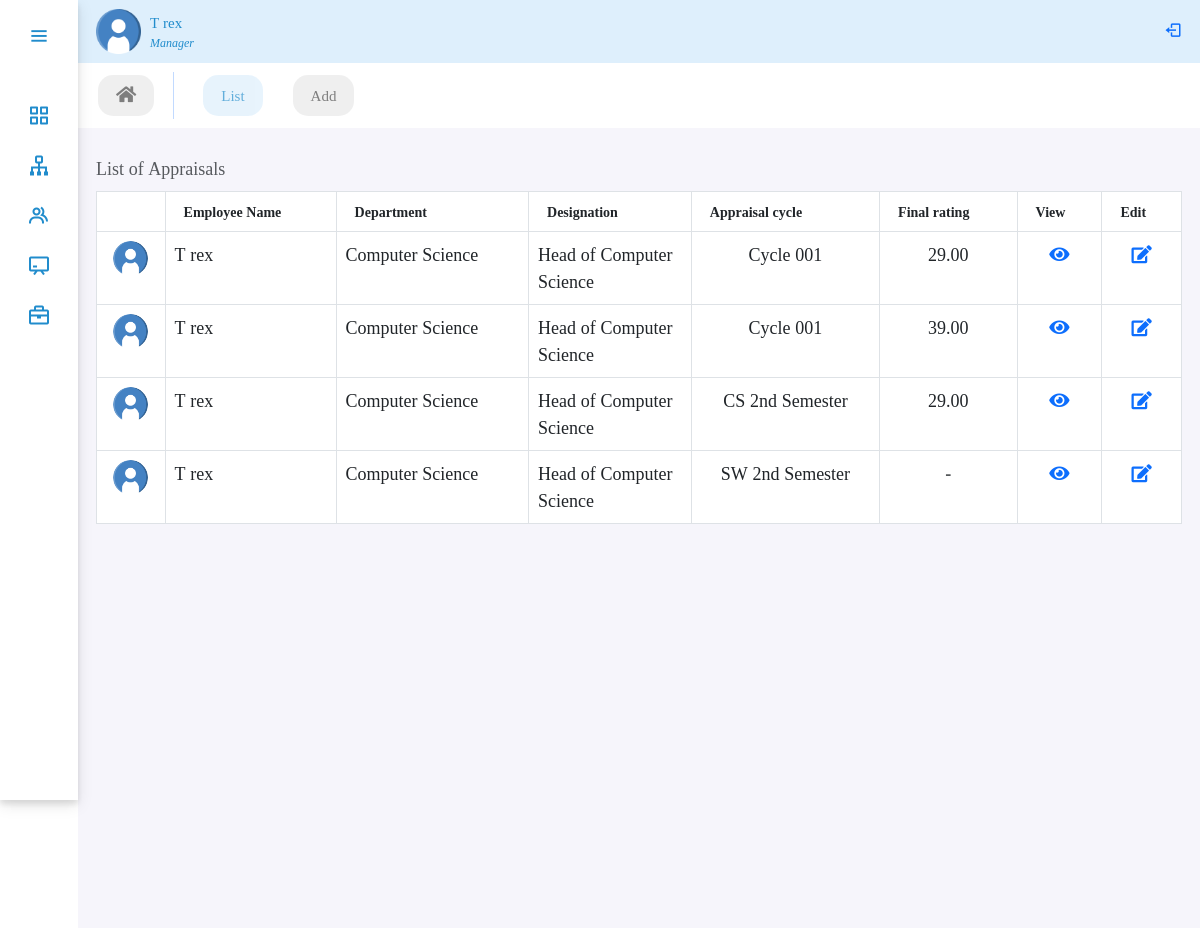
Page /panel/appraisal (signed in) on the committed database.
### performance/models.py (models this page shows, shortened)
class CustomUser(AbstractBaseUser, PermissionsMixin):
    user_id = models.CharField(max_length=10, unique=True)
    first_name = models.CharField(max_length=30)
    last_name = models.CharField(max_length=30)
    is_active = models.BooleanField(default=True)
    is_manager = models.BooleanField(default=False)
    is_employee = models.BooleanField(default=False)
    is_admin = models.BooleanField(default=False)
    is_staff = models.BooleanField(default=False)
    is_superuser = models.BooleanField(default=False)
    objects = UserManager()
    USERNAME_FIELD = 'user_id'
    REQUIRED_FIELDS = ['first_name', 'last_name']
    class Meta:
        permissions = [
            ("view_manager_pages", "Can view manager pages"),
            ("view_employee_pages", "Can view employee pages"),
        ]

class Appraisal(models.Model):
    employee = models.ForeignKey(
        Employee, on_delete=models.SET_NULL, null=True, blank=True)
    department = models.ForeignKey(
        Department, on_delete=models.SET_NULL, null=True, blank=True)
    designation = models.ForeignKey(
        Designation, on_delete=models.SET_NULL, null=True, blank=True)
    appraisal_cycle = models.CharField(
        max_length=100, null=True)  # appraisal_name
    competencies = models.ManyToManyField(Competency)
    questions = models.ManyToManyField(Question)
    potential = models.ForeignKey(
        Matrix, on_delete=models.SET_NULL, null=True)
    description = models.TextField(blank=True, null=True)
    evaluators = models.ManyToManyField(Employee, related_name='evaluators')
    colleagues = models.ManyToManyField(Employee, related_name='colleagues')
    others = models.CharField(max_length=100, blank=True, null=True)
    start_from = models.DateTimeField(auto_now_add=True, null=True)
    to = models.DateTimeField(null=True)
    due_date = models.DateTimeField(null=True)
    STATUS_CHOICES = (
        ('P', 'Pending'),
        ('IP', 'In Progress'),
        ('C', 'Completed'),
    )
    appraisal_Status = models.CharField(
        max_length=50, choices=STATUS_CHOICES, null=True)
    final_rating = models.DecimalField(
        max_digits=10, decimal_places=2, null=True)  # potential assessment

class Employee(models.Model):
    user = models.OneToOneField(
        CustomUser, on_delete=models.CASCADE, null=True, blank=True, related_name='user')
    GENDER_CHOICES = (
        ('M', 'Male'),
        ('F', 'Female'),
    )
    MARITAL_STATUS_CHOICES = (
        ('S', 'Single'),
        ('M', 'Married'),
        ('D', 'Divorced'),
        ('W', 'Widowed'),
    )
    EMPLOYMENT_TYPE_CHOICES = (
        ('fulltime_permanent', 'Fulltime Permanent'),
        ('fulltime_probation', 'Fulltime Probation'),
        ('part_time_contract', 'Part Time Contract'),
    )
    STATUS_CHOICES = (
        ('A', 'Active'),
        ('IN', 'Inactive'),
    )
    avatar = models.ImageField(upload_to='avatar/', null=True, blank=True)
    gender = models.CharField(max_length=1, choices=GENDER_CHOICES, null=True)
    dob = models.DateField(blank=True, null=True)
    nationality = models.CharField(max_length=100, null=True, blank=True)
    marital_status = models.CharField(
        max_length=50, choices=MARITAL_STATUS_CHOICES, null=True, blank=True)
    phone_number = models.CharField(max_length=20, null=True, blank=True)
    email = models.EmailField(max_length=254)
    address = models.CharField(max_length=100, null=True, blank=True)
    joined_date = models.DateField(null=True)
    department = models.ForeignKey(
        Department, on_delete=models.SET_NULL, null=True, blank=True)
    designation = models.ForeignKey(
        Designation, on_delete=models.SET_NULL, null=True)
    employment_type = models.CharField(
        max_length=20, choices=EMPLOYMENT_TYPE_CHOICES, null=True)
    salary = models.DecimalField(
        max_digits=10, decimal_places=2, null=True, blank=True)
    promotion_designation = models.ForeignKey(
        Designation, on_delete=models.SET_NULL, related_name='promotion', null=True, blank=True)
    manager = models.ForeignKey(
        CustomUser, on_delete=models.SET_NULL, null=True, blank=True)
    created_at = models.DateTimeField(auto_now_add=True, null=True, blank=True)
    updated_at = models.DateTimeField(auto_now=True, null=True, blank=True)
    status = models.CharField(max_length=50, null=True, choices=STATUS_CHOICES)
    note = models.TextField(blank=True, null=True)
    objects = ActiveEmployeeManager()

class Department(models.Model):
    department_name = models.CharField(max_length=100, null=True)
    department_head = models.ForeignKey(
        CustomUser, on_delete=models.SET_NULL, related_name='head_of_department', blank=True, null=True)
    status = models.BooleanField(default=True, null=True)
    created_at = models.DateTimeField(auto_now_add=True, null=True)
    updated_at = models.DateTimeField(auto_now=True, null=True)
    def __str__(self):
        return self.department_name

class Designation(models.Model):
    department = models.ForeignKey(
        Department, on_delete=models.SET_NULL, related_name='designations', null=True, blank=True)
    job_title = models.CharField(max_length=100, null=True)
    created_at = models.DateTimeField(auto_now_add=True, null=True)
    updated_at = models.DateTimeField(auto_now=True, null=True)
    def __str__(self):
        return self.job_title

### performance/views.py (the view)
# urls.py: path('panel/appraisal', views.AppraisalListView.as_view(), name='appraisal'),
class AppraisalListView(UserPassesTestMixin, ListView):
    model = Appraisal
    template_name = 'performance/appraisal/appraisal.html'
    context_object_name = 'appraisals'
    def test_func(self):
        return is_manager(self.request.user)
    def get_queryset(self):
        current_employee = Employee.objects.get(user=self.request.user)
        return Appraisal.objects.filter(employee=current_employee)

### performance/models.py (called while the page is built)
    def get_queryset(self):
        return super().get_queryset().exclude(status='In')

### performance/views.py (called while the page is built)
def is_manager(user):
    return user.is_authenticated and user.is_manager

### performance/templates/performance/appraisal/appraisal.html (shortened to what this page needs)
{% extends 'performance/adminPanel.html' %}
{% load static %}
{% block body %}
<ul class="nav panelNav fw-medium">
    <li class="nav-item">
        <a class="nav-link" href="{% url 'dashboard' %}"><i class="fa fa-home"></i></a>
    </li>
    <li class="nav-item">
        <a class="nav-link active" href="{% url 'appraisal' %}"> List</a>
    </li>
    <li class="nav-item">
        <a class="nav-link" href="{% url 'appraisal_create' %}">Add</a>
    </li>
</ul>
<div class="table-responsive table-hover home-section p-lg-3">
    <table class="table table-bordered caption-top">
        <caption>List of Appraisals</caption>
        <thead>
            <tr>
                <th></th>
                <th class="px-3" style="font-size: 14px;">Employee Name</th>
                <th class="px-3" style="font-size: 14px;">Department</th>
                <th class="px-3" style="font-size: 14px;">Designation</th>
                <th class="px-3" style="font-size: 14px;">Appraisal cycle</th>
                <th class="px-3" style="font-size: 14px;">Final rating</th>
                <th class="px-3" style="font-size: 14px;">View</th>
                <th class="px-3" style="font-size: 14px;">Edit</th>
            </tr>
        </thead>
        <tbody class="table-caption-top">
            {% for appraisal in appraisals %}
            {% if appraisal.employee.status == "A" %}
            <tr>
                <td class="text-center"><img src="/media/avatar/user.png" style="width:35px; height:35px; border-radius: 100%;"></td>
                <td>{{ appraisal.employee.user.first_name }} {{appraisal.employee.user.last_name}}</td>
                <td>{{ appraisal.department }}</td>
                <td style="width:15%; text-align:left;">{{ appraisal.designation }}</td>
                <td class="text-center">{{ appraisal.appraisal_cycle}}</td>
                {% if appraisal.final_rating == None %}
                <td class="text-center">-</td>
                {% else %}
                <td class="text-center">{{ appraisal.final_rating}}</td>
                {% endif %}
                <td class="text-center"><a href="{% url 'appraisal_detail' appraisal.id %}"><i class="fas fa-eye" ></i></a></td>
                <td class="text-center"><a href="{% url 'appraisal_update' appraisal.id %}" ><i class="fas fa-edit"></i></a></td>
            </tr>
            {% endif %}
            {% endfor %}
        </tbody>
    </table>
</div>
{% endblock body %}

### performance/templates/performance/adminPanel.html (shortened to what this page needs)
{% extends 'performance/base.html' %}
{% load static %}
{% block sidebar %}
<div class="sidebar">
  <div class="logo_details">
    <i class="bx bx-menu" id="btns"></i>
  </div>
  <ul class="nav-list">
    <li>
      {% if user.is_manager %}
       <a href="{% url 'dashboard' %}">
        <i class="bx bx-grid-alt"></i>
      </a>
      {% endif %}
    </li>
    {% if user.is_manager %}
    <li>
      <a href="{% url 'department' %}">
        <i class="bx bx-sitemap"></i>
      </a>
    </li>
    {% endif %}
    {% if user.is_manager %}
    <li>
      <a href="{% url 'employees'  %}">
        <i class="bx bx-group"></i>
      </a>
    </li>
    {% endif %}
    <li>
      {% if user.is_manager %}
      <a href="{% url 'training' %}">
        <i class="bx bx-chalkboard"></i>
      </a>
      {% endif %}
    </li>
     <li>
      {% if user.is_manager %}
      <a href="{% url 'development' %}">
        <i class="bx bx-briefcase"></i>
      </a>
      {% endif %}
    </li>
  </ul>
</div>
<nav class="navbar mainNav">
    <ul class="nav">
      <li class="nav-item profile">
        <div class="profile_details d-flex mx-3">
          <img src="{% static 'performance/images/user.png' %}" width="45" alt="">
          <div class="profile_content mx-2 my-auto">
            <div class="name">{{user.first_name}} {{user.last_name}}</div>
            {% if user.is_manager %}
            <div class="designation">Manager</div>
            {% endif %}
          </div>
        </div>
      </li>
    </ul>
    <span class="navbar-text small pe-3">
      <form action="{% url 'logout' %}" method="post">
      <button type="submit" style="border:none; background:transparent; "> <i class="bx bx-log-out text-primary" id="log_out"></i></button>
    </form>
    </span>
</nav>
{% endblock sidebar %}

### performance/static/performance/css/style.css (style rules this page uses)
:root { --color-default: #218ccc; --color-second:#DEEFFC; --color-white:#fff; --color-body:#e4e9f7; --color-light:#e0e0e0; }
* { margin: 0; padding: 0; font-size: 18px; font-family: 'Noto Serif Georgian', serif; text-align: justify; box-sizing: border-box; }
span { color: var(--color-default); font-size: 50px; }
.sidebar { min-height: 100vh; width: 78px; padding: 6px 14px; z-index: 99; background-color: var(--color-white); transition: all .5s ease; position: fixed; top: 0; left: 0; margin: 0; padding: 0 auto; box-shadow: 0 4px 6px rgba(0, 0, 0, 0.1), 0 5px 15px rgba(0, 0, 0, 0.1); }
.sidebar .logo_details { height: 60px; display: flex; align-items: center; position: relative; }
.sidebar .logo_details #btns { position: absolute; top:50%; right: 0; transform: translateY(-50%); font-size: 23px; text-align: center; cursor: pointer; transition: all .5s ease; }
.sidebar i { color:var(--color-default); height: 60px; line-height: 60px; min-width: 50px; font-size: 25px; text-align: center; }
.sidebar .nav-list { margin-top: 30px; height: 100%; padding: 0; }
.sidebar li { position: relative; margin:8px 0; list-style: none; }
.sidebar li a { display: flex; height: 100%; width: 100%; align-items: center; text-decoration: none; position: relative; transition: all .5s ease; z-index: 12; }
.sidebar li a::after { content: ""; position: absolute; width: 100%; height: 100%; transform: scaleX(0); background-color: var(--color-second); border-radius: 5px; transition: transform 0.3s ease-in-out; transform-origin: left; z-index: -2; }
.sidebar li i { height: 42px; line-height: 40px; font-size: 24px; }
.mainNav { background-color: var(--color-second); position: relative; top: 0; left: 78px; width: calc(100% - 78px); transition: all .5s ease; z-index: 2; }
.mainNav li.profile .name, .mainNav li.profile .designation { font-size: 15px; font-weight: 400; color:var(--color-default); white-space: nowrap; }
.mainNav li.profile .designation { font-size: 12px; font-style: italic; }
.panelNav { position: relative; top: 0; left: 78px; width: calc(100% - 78px); transition: all .5s ease; z-index: 2; }
.home-section { background: rgb(246,245,251); position: relative; min-height: 100vh; top: 0; left:78px; width: calc(100% - 78px); transition: all .5s ease; z-index: 2; }
.panelNav { background-color: var(--color-white); }
.panelNav .nav-link { color: #000; background-color: var(--color-light); border-radius: 15px; font-size: 15px; margin: 12px 10px 12px 20px; opacity: 0.5; }
.panelNav .nav-link.active { opacity: 0.7; background-color: var(--color-second); color: var(--color-default); }

### rows in the picture
CustomUser: first_name "T", last_name "rex"
Appraisal: employee.user.first_name "T", employee.user.last_name "rex", department "Computer Science", designation "Head of Computer Science", appraisal_cycle "Cycle 001", final_rating "29.00"
Appraisal: employee.user.first_name "T", employee.user.last_name "rex", department "Computer Science", designation "Head of Computer Science", appraisal_cycle "Cycle 001", final_rating "39.00"
Appraisal: employee.user.first_name "T", employee.user.last_name "rex", department "Computer Science", designation "Head of Computer Science", appraisal_cycle "CS 2nd Semester", final_rating "29.00"
Appraisal: employee.user.first_name "T", employee.user.last_name "rex", department "Computer Science", designation "Head of Computer Science", appraisal_cycle "SW 2nd Semester"
